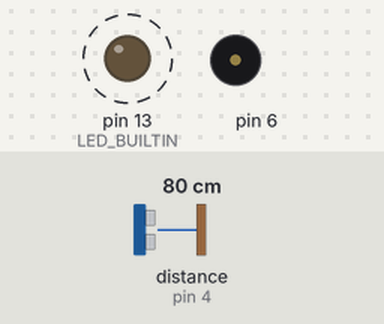
Simulated run of this sketch. Board: Arduino Uno, built with avr-gcc and run on an emulated ATmega328P. Parts: output pins drawn as LEDs (lit = HIGH), buzzer (waves = sounding). Wiring (inferred from the names in the program): ultrasonic range finder: trigger pin 2; echo pin 4. Dashed ring = blinking. The inputs (shaded band) are chosen by the test bench; at power-on: distance to the obstacle (sensor on pin 4) 80 cm. The echo pulse lasts 58.3 µs per cm; pins used as bus, display or sensor lines are not drawn.

Above: at 3.12 s.
4.8 s: distance to the obstacle (sensor on pin 4) set to 251 cm
8.3 s: distance to the obstacle (sensor on pin 4) set to 257 cm
At 8.59 s:
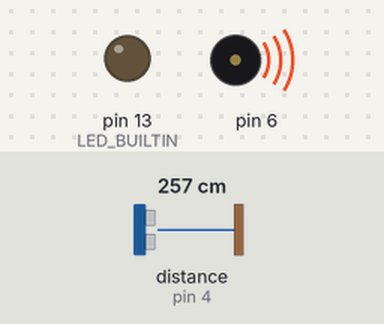
11.8 s: distance to the obstacle (sensor on pin 4) set to 2 cm
At 12.1 s:
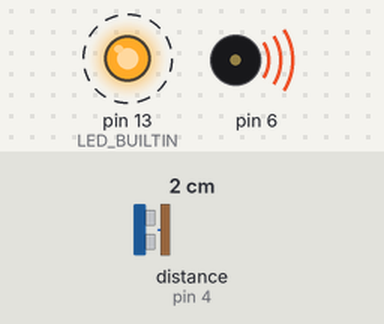
Timing chart, 0 to 21.3 s (numbered marks = the images above; inputs shaded):
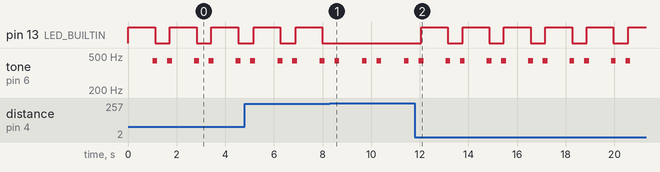

Measured:
- the behaviour switches between 253 and 254 cm on distance to the obstacle (sensor on pin 4) (found by bisection; images 0 and 1)
- after the input at 8.3 s, pin 13 (LED_BUILTIN): stops changing and stays LOW
- after the input at 11.8 s, pin 13 (LED_BUILTIN): alternates HIGH for 1.1 s and LOW for 0.60 s, starting after 0.26 s
- by itself, pin 13 (LED_BUILTIN): alternates HIGH for 1.1 s and LOW for 0.61 s
- by itself, tone on pin 6: repeats every 1.7 s: silent 0.90 s, 440 Hz 0.20 s, silent 0.40 s, 440 Hz 0.20 s

The sketch:

Light_and_sound_alarm_v1.ino
```cpp
/*
Prototype code for an alarm system that detects
how far away something is, then if it is below a certain
distance, flashes a light and plays a soundr
*/


const int trigPin = 2;
const int echoPin = 4;

void setup() {
  // initialize serial communication:
  Serial.begin(9600);
    // initialize digital pin LED_BUILTIN as an output.
  pinMode(LED_BUILTIN, OUTPUT);
}

// the loop function runs over and over again forever
void loop() {
  // Detects distance, then flashes light if it meets if statement
  distance();
  if (distance() < 100)
  digitalWrite(LED_BUILTIN, HIGH);   // turn the LED on (HIGH is the voltage level)
  delay(1000);                       // wait for a second
    noTone(6);
  // play a note on pin 6 for 100 ms:
  tone(6, 440, 200);
  delay(100);
  digitalWrite(LED_BUILTIN, LOW);    // turn the LED off by making the voltage LOW
  delay(500);                // wait for a half second
    noTone(6);
  // play a note on pin 6 for 100 ms:
  tone(6, 440, 200);
  delay(100);
}


  long distance()
{
  // establish variables for duration of the ping,
  // and the distance result in inches and centimeters:
  long duration, inches;

  // The sensor is triggered by a HIGH pulse of 10 or more microseconds.
  // Give a short LOW pulse beforehand to ensure a clean HIGH pulse:
  pinMode(trigPin, OUTPUT);
  digitalWrite(trigPin, LOW);
  delayMicroseconds(2);
  digitalWrite(trigPin, HIGH);
  delayMicroseconds(10);
  digitalWrite(trigPin, LOW);

  // Read the signal from the sensor: a HIGH pulse whose
  // duration is the time (in microseconds) from the sending
  // of the ping to the reception of its echo off of an object.
  pinMode(echoPin, INPUT);
  duration = pulseIn(echoPin, HIGH);

  // convert the time into a distance
  inches = microsecondsToInches(duration);
  return inches;
}

long microsecondsToInches(long microseconds)
{
  // According to Parallax's datasheet for the PING))), there are
  // 73.746 microseconds per inch (i.e. sound travels at 1130 feet per
  // second).  This gives the distance travelled by the ping, outbound
  // and return, so we divide by 2 to get the distance of the obstacle.
  // See: http://www.parallax.com/dl/docs/prod/acc/28015-PING-v1.3.pdf
  return microseconds / 74 / 2;
}
```
